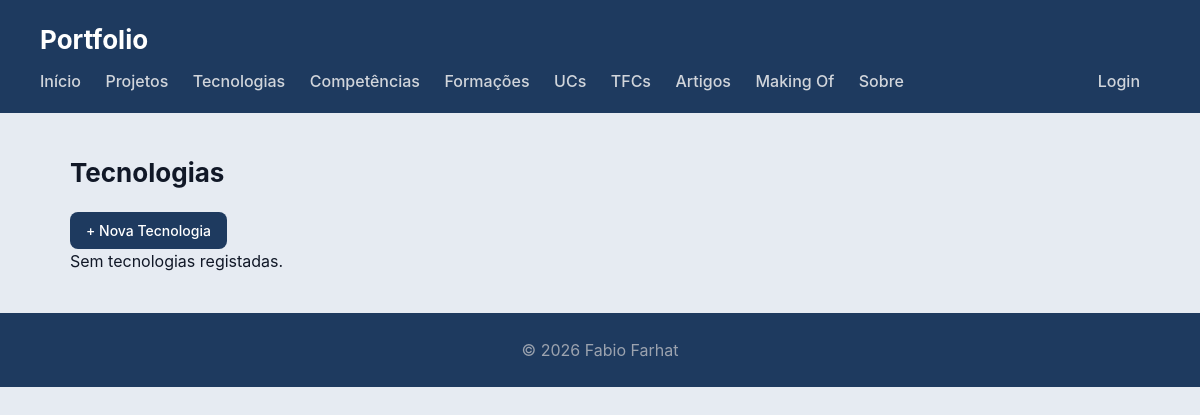
The page /portfolio/tecnologias/ on the database as committed earlier.
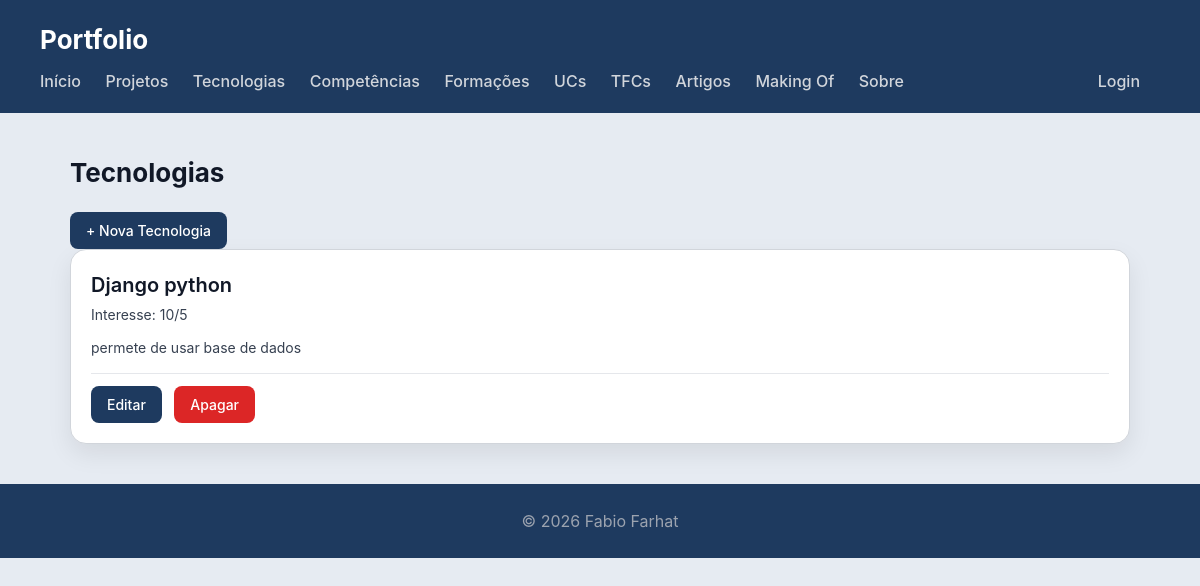
The same page on the database as committed later.
### portfolio/models.py (models this page shows, shortened)
class Tecnologia(models.Model):
    nome = models.CharField(max_length=100)
    descricao = models.CharField(max_length=500, blank=True)
    logo = models.ImageField(upload_to='tecnologias/', blank=True, null=True)
    site = models.URLField(blank=True)
    interesse = models.IntegerField(default=1, help_text="Nível de interesse de 1 a 5")
    class Meta:
        verbose_name_plural = "Tecnologias"

### portfolio/views.py (the view)
# urls.py: path('tecnologias/', views.tecnologias_view, name="tecnologias"),
def tecnologias_view(request):
    tecnologias = Tecnologia.objects.all().order_by('-interesse')
    return render(request, 'portfolio/tecnologias.html', {
        'tecnologias': tecnologias,
        'is_gestor': request.user.is_authenticated and is_gestor(request.user),
    })

### portfolio/templates/portfolio/tecnologias.html (shortened to what this page needs)
{% extends "portfolio/base.html" %}
{% block content %}
<h2>Tecnologias</h2>
<p><a href="{% url 'portfolio:tecnologia_criar' %}" class="btn">+ Nova Tecnologia</a></p>
<section>
    {% for tec in tecnologias %}
    <article>
        <header>
            <h3>{{ tec.nome }}</h3>
            <p>Interesse: {{ tec.interesse }}/5</p>
        </header>
        <section>
            <p>{{ tec.descricao }}</p>
        </section>
        <section class="acoes">
            <a href="{% url 'portfolio:tecnologia_editar' tec.id %}" class="btn">Editar</a>
            <a href="{% url 'portfolio:tecnologia_apagar' tec.id %}" class="btn btn-danger">Apagar</a>
        </section>
    </article>
    {% empty %}
        <p>Sem tecnologias registadas.</p>
    {% endfor %}
</section>
{% endblock %}

Rows that differ between the two databases and show on the page:
added Tecnologia: nome "Django python", interesse "10", descricao "permete de usar base de dados"
Other text that changed with them:
text no longer shown: "Sem tecnologias registadas."
